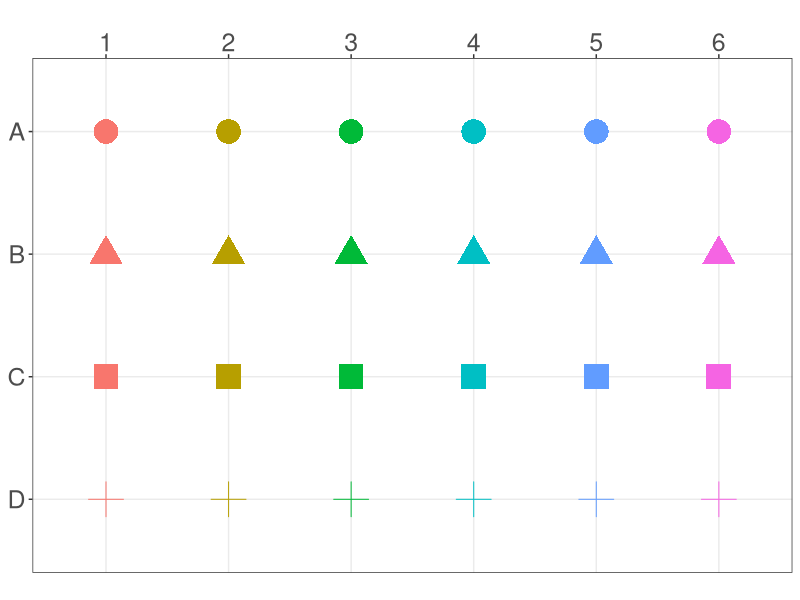
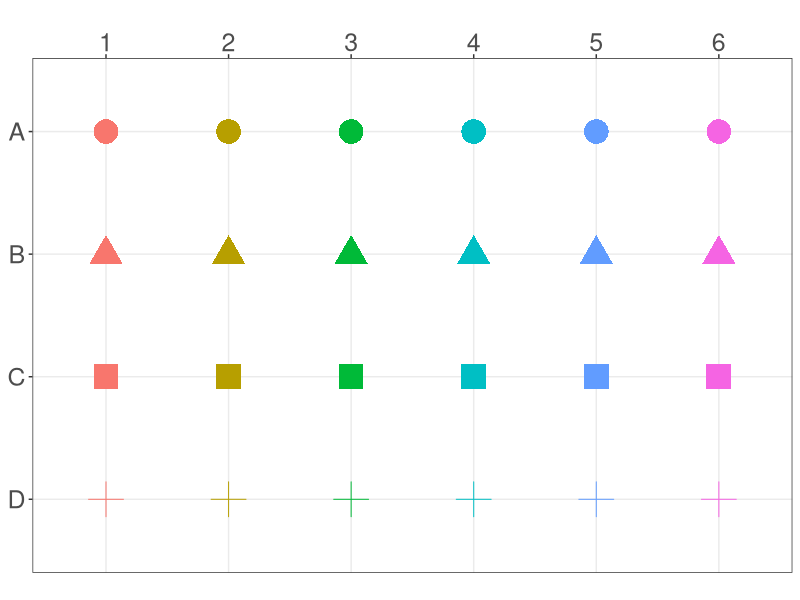

Here is the R script that generated these plots, in order:
## ---- chunk 1
library(tidyverse)
library(RColorBrewer)
## ---- chunk 2
# Name of project, to prefix files
Project <- "MicroGrowthDemo"

# Where to save plots
PlotsPath = "Figs"

#Assign variables based on size of microplate
LowerY <- 1
UpperY <- 4

LowerX <- 1
UpperX <- 6

# Add a plot title. Assign NULL if no title.
PlotTitle <-  NULL

# First treatment - by column, from left to right
# Must be length of number of columns (x axis)
Treatment1Label = "Strain"
TreatmentVector1 <- c(1:6)

# Second treatment values (if applicable) - by row, from top to bottom (A - n)
# Must be as long as number of rows (y axis)
# Set label and values to NULL if not applicable
Treatment2Label <-  "Replicate"
TreatmentVector2 <- c("A", "B", "C", "D")

# Increase to add space around the border of wells in plot
BorderSpacing <-  0
# Change the size of points - decrease for > 24 wells (about 9 for 96 wells)
PointSize <-  8

# Number of columns in legend. Increase to 2 if two treatments, or many levels of treatment 1.
NumLegendColumns <-  1

# Font sizes
AxisTextSize <- 18
LegendTextSize <- 12
LegendTitleSize <- 12
PlotTitleSize <- 24
## ---- chunk 3
# Project <- "96Well2Treatment"
# 
# PlotsPath = "Plots"
# 
# LowerY <- 1
# UpperY <- 8
# LowerX <- 1
# UpperX <- 12
# 
# PlotTitle <-  NULL
# 
# Treatment1Label = "Salinity (ppt)"
# TreatmentVector1 <- c(1, 4, 11, 18, 25, 36, 48, 65, 77,87,90,100)
# 
# Treatment2Label = "Light (μE)"
# TreatmentVector2 <- c(1, 1, 1, 3, 3, 3, 10, 10)
# 
# BorderSpacing <-  0
# PointSize <-  9
# NumLegendColumns <-  2
# 
# AxisTextSize <- 18
# LegendTextSize <- 18
# LegendTitleSize <- 20
# PlotTitleSize <- 24
## ---- chunk 4
# Modified from ("https://rstudio-pubs-static.s3.amazonaws.com/427185_abcc25a951c9436680dc6a8fcc471ca9.html")

NumRows <- UpperY - LowerY + 1
NumCols <- UpperX - LowerX + 1

ColumnNumbers <- rep(LowerX:UpperX, NumRows)
RowNumbers <- rep(LowerY:UpperY, each = NumCols)

Treatment1Values <- rep(TreatmentVector1, NumRows)
Treatment2Values <- rep(TreatmentVector2, each = NumCols)
Treatment2Values

PlateMap <- bind_cols("RowNumber" = RowNumbers, 
                      "ColumnNumber" = ColumnNumbers, 
                      "Treatment1" = Treatment1Values,
                      "Treatment2" = Treatment2Values) %>%
  mutate(RowLetter = LETTERS[RowNumber],
         # reverse factor order of letters to plot correctly
         RowLetter = factor(RowLetter, levels = rev(unique(LETTERS[RowNumbers]))),
         WellName = paste(RowLetter, ColumnNumber, sep = ""))

PlateMap
## ---- chunk 5
#source("https://rstudio-pubs-static.s3.amazonaws.com/427185_abcc25a951c9436680dc6a8fcc471ca9.html")

# Check if a second treatment was specified
if("Treatment2" %in% colnames(PlateMap)) {
  IsTreatment2 <- TRUE
} else {
  IsTreatment2 <- FALSE
}

PlateTreatDiagram <- PlateMap %>%
  ggplot() +
  # Plot colour and shape if two treatments
  {if(IsTreatment2)geom_point(aes(x = ColumnNumber, y = RowLetter, 
                                  colour = factor(Treatment1), 
                                  shape = factor(Treatment2)), 
                              size = PointSize)}+
  # Plot just colour if one treatment
  {if(!IsTreatment2)geom_point(aes(x = ColumnNumber, y = RowLetter, 
                                   colour = factor(Treatment1)), 
                               size = PointSize)} +
  theme_bw() +
  coord_fixed(xlim = c((LowerX - BorderSpacing), 
                       (UpperX + BorderSpacing)), 
              ylim = c((LowerY - BorderSpacing), UpperY + BorderSpacing)) +
  scale_x_discrete(limits = UpperX:LowerX, 
                   position = "top") +
  labs(title = PlotTitle, 
       x = NULL, y = NULL, 
       colour = Treatment1Label, 
       shape = Treatment2Label)+
  theme(axis.text.x = element_text(size=AxisTextSize),
        axis.text.y = element_text(size=AxisTextSize),
        legend.text=element_text(size=LegendTextSize),
        legend.title=element_text(size = LegendTitleSize),
        plot.title = element_text(size = PlotTitleSize, hjust = 0.5),
        legend.key = element_rect(size = .0005)
        )+
  theme(legend.key.width = unit(.0005, "line")) +
  guides(colour=guide_legend(ncol=NumLegendColumns)) +
  theme(legend.position="none")

PlateTreatDiagram
## ---- chunk 6
ggsave(filename = file.path(PlotsPath, paste(Project, "PlateTreatDiagram.png", sep = "_"),fsep = .Platform$file.sep ), plot = PlateTreatDiagram)
